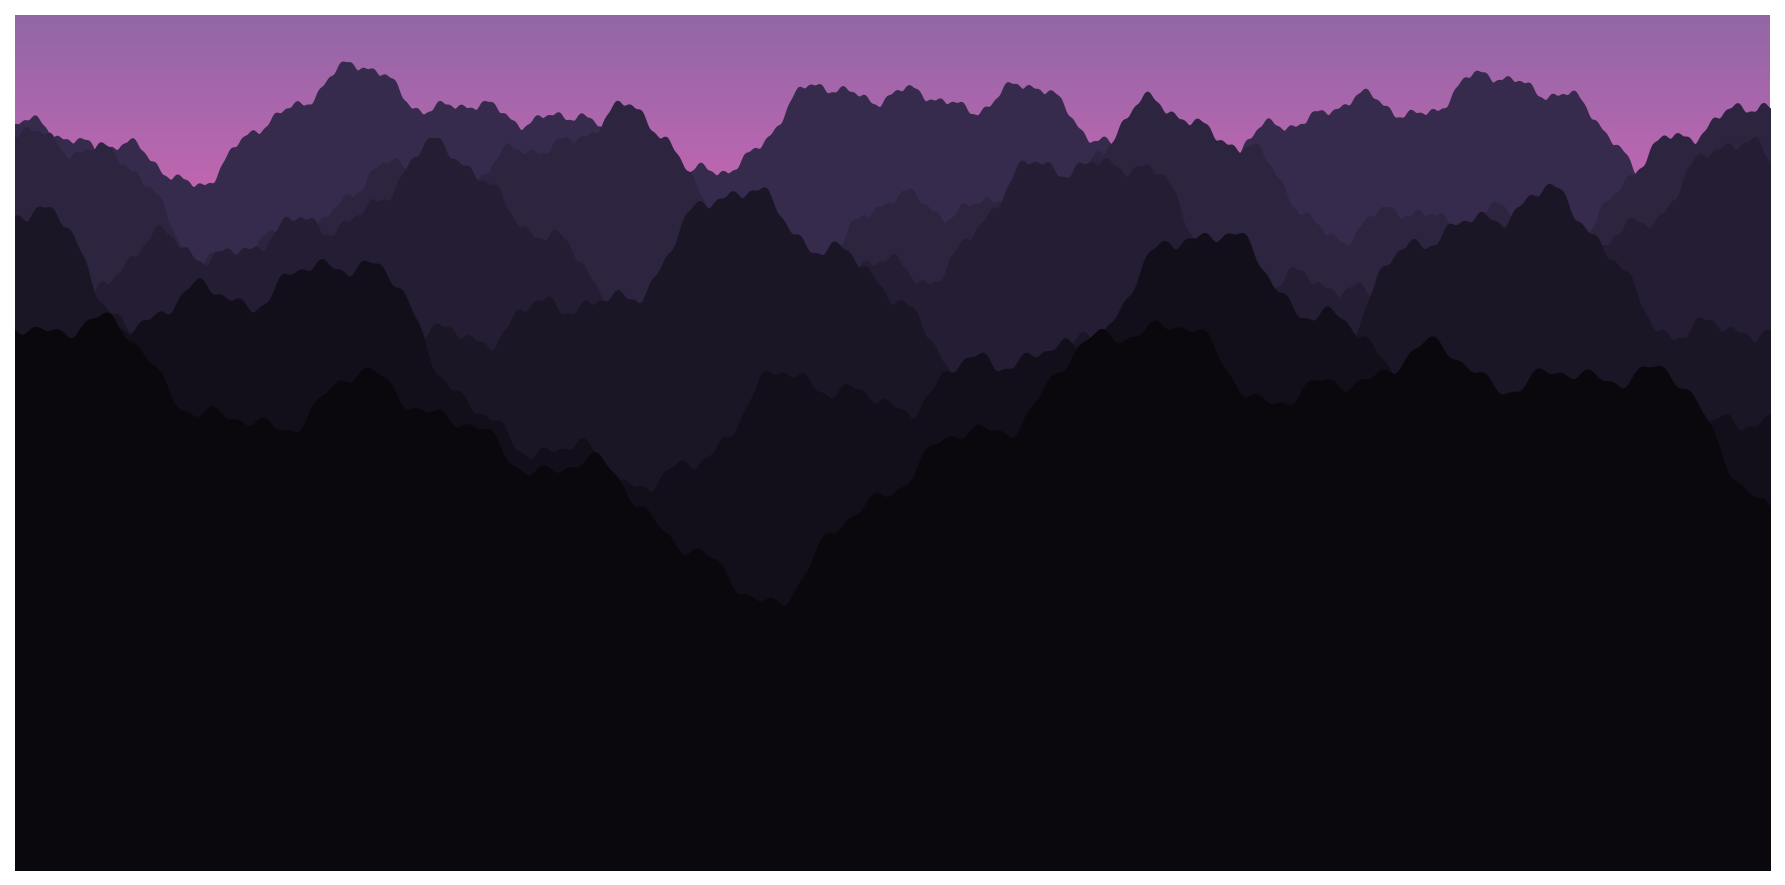

Reproduce this figure in Python.
# /// script
# requires-python = ">=3.10"
# dependencies = ["matplotlib", "numpy"]
# ///
import numpy as np
import matplotlib.pyplot as plt

def ridge(x, seed, octaves=6, base_amp=1.0, base_freq=0.6):
    rng = np.random.default_rng(seed)
    y = np.zeros_like(x)
    amp, freq = base_amp, base_freq
    for _ in range(octaves):
        phase = rng.uniform(0, 2 * np.pi)
        # irrational-ish frequency multiplier keeps layers from aligning
        y += amp * np.sin(freq * x + phase)
        amp *= 0.5
        freq *= 2.17
    return y

def render(layers=6, width=12, height=6):
    x = np.linspace(0, 30, 2000)
    fig, ax = plt.subplots(figsize=(width, height))

    # sky gradient
    sky = np.linspace(0, 1, 256).reshape(-1, 1)
    ax.imshow(sky, extent=[x.min(), x.max(), -layers, layers + 1],
              aspect='auto', cmap='RdPu', alpha=0.6, origin='lower', zorder=0)

    for i in range(layers):
        # back layers: lower amplitude, higher base, lighter color
        depth = i / (layers - 1)
        y = ridge(x, seed=i * 7 + 1, octaves=6,
                 base_amp=0.6 + 0.8 * depth,
                 base_freq=0.3 + 0.4 * (1 - depth))
        y += (layers - i) * 0.9  # stack vertically, far layers higher
        shade = 0.15 + 0.7 * (1 - depth)  # closer = darker
        color = (shade * 0.25, shade * 0.2, shade * 0.35)
        ax.fill_between(x, y, -layers, color=color, zorder=i + 1)

    ax.set_xlim(x.min(), x.max())
    ax.set_ylim(-layers + 0.5, layers + 1)
    ax.axis('off')
    plt.tight_layout()
    plt.savefig('mountains.png', dpi=150, bbox_inches='tight')
    plt.show()

if __name__ == '__main__':
    render()
